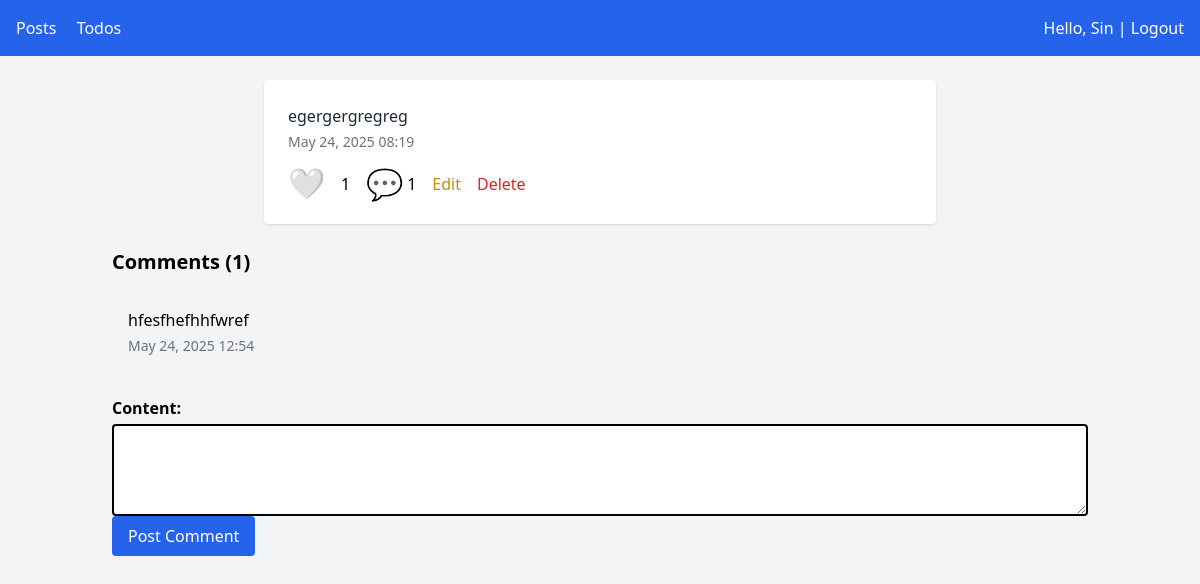
/2/ (signed in), run on an earlier commit of the app's database.
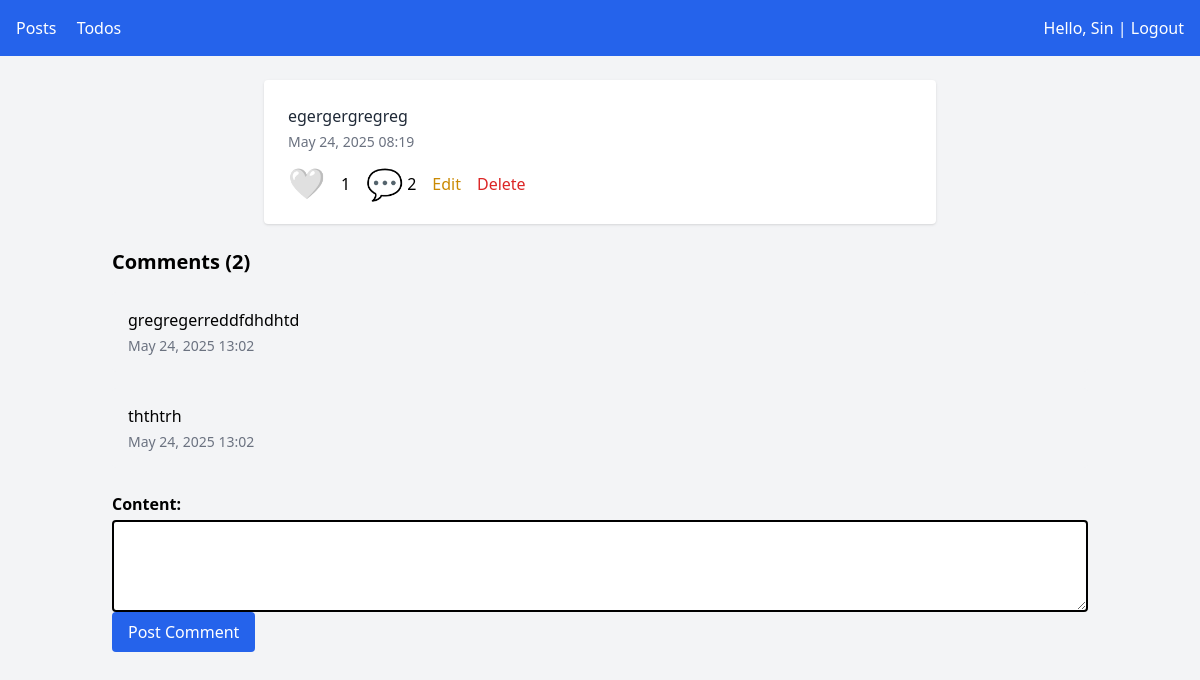
And on a later commit of the database.
### media_app/models.py (models this page shows)
class Post(models.Model):
    user = models.ForeignKey(User, on_delete=models.CASCADE)
    content = models.TextField()
    created_at = models.DateTimeField(auto_now_add=True)

class Comment(models.Model):
    user = models.ForeignKey(User, on_delete=models.CASCADE)
    post = models.ForeignKey(Post, on_delete=models.CASCADE, related_name='comments')
    content = models.TextField()
    created_at = models.DateTimeField(auto_now_add=True)

### media_app/views.py (the view)
# urls.py: path('<int:pk>/', views.post_detail, name='post_detail'),
def post_detail(request, pk):
    post = get_object_or_404(Post, pk=pk)
    comments = post.comments.all().order_by('created_at')
    likes = post.likes.count()
    form = CommentForm(request.POST or None)
    if request.method=='POST' and form.is_valid():
        comment = form.save(commit=False)
        comment.user = request.user
        comment.post = post
        comment.save()
        return redirect('media_app:post_detail', pk=pk)
    return render(request, 'media_app/post_detail.html', {'post':post,'comments':comments,'likes':likes,'form':form})

### media_app/forms.py
class CommentForm(forms.ModelForm):
    class Meta:
        model = Comment
        fields = ['content']
        widgets = {
            'content': forms.Textarea(attrs={'class':'w-full border border-black p-2 rounded','rows':3})
        }

### media_app/templates/media_app/post_detail.html (shortened to what this page needs)
{% extends 'media_app/base.html' %}
{% block content %}
<div class="max-w-2xl mx-auto bg-white p-6 rounded shadow mb-6">
  <p class="text-gray-800">{{ post.content }}</p>
  <p class="text-sm text-gray-500 mt-1">{{ post.created_at|date:"M d, Y H:i" }}</p>
  <div class="mt-4 flex items-center space-x-4">
    {% if user.is_authenticated %}
      <form action="{% url 'media_app:like_post' post.pk %}" method="post">
        <button type="submit" class="text-3xl leading-none">
          {% if user in post.likes.all %}
            ❤️
          {% else %}
            🤍
          {% endif %}
        </button>
      </form>
    {% else %}
      <span class="text-3xl">🤍</span>
    {% endif %}
    <span>{{ post.likes.count }}</span>
    <button onclick="document.getElementById('comments').scrollIntoView()" class="flex items-center text-3xl leading-none hover:underline">
      💬
      <span class="ml-1 text-base">{{ post.comments.count }}</span>
    </button>
    {% if post.user == user %}
      <a href="{% url 'media_app:post_edit' post.pk %}" class="text-yellow-600 hover:underline">Edit</a>
      <a href="{% url 'media_app:post_delete' post.pk %}" class="text-red-600 hover:underline">Delete</a>
    {% endif %}
  </div>
</div>
<h2 id="comments" class="text-xl font-semibold mb-4">Comments ({{ post.comments.count }})</h2>
<ul class="space-y-4">
  {% for c in comments %}
    <li class="bg-gray-100 p-4 rounded">
      <p>{{ c.content }}</p>
      <p class="text-sm text-gray-500 mt-1">{{ c.created_at|date:"M d, Y H:i" }}</p>
    </li>
  {% empty %}
    <li class="text-gray-500">No comments yet.</li>
  {% endfor %}
</ul>
{% if user.is_authenticated %}
  <form method="post" class="mt-6">
    {{ form.as_p }}
    <button type="submit" class="bg-blue-600 text-white px-4 py-2 rounded">Post Comment</button>
  </form>
{% endif %}
{% endblock %}

What changed in the data, as far as the page shows it:
removed Comment: content "hfesfhefhhfwref", created_at "May 24, 2025 12:54"
computed for Post "egergergregreg": comments.count "1" → "2"
added Comment: content "gregregerreddfdhdhtd", created_at "May 24, 2025 13:02"
added Comment: content "ththtrh", created_at "May 24, 2025 13:02"
